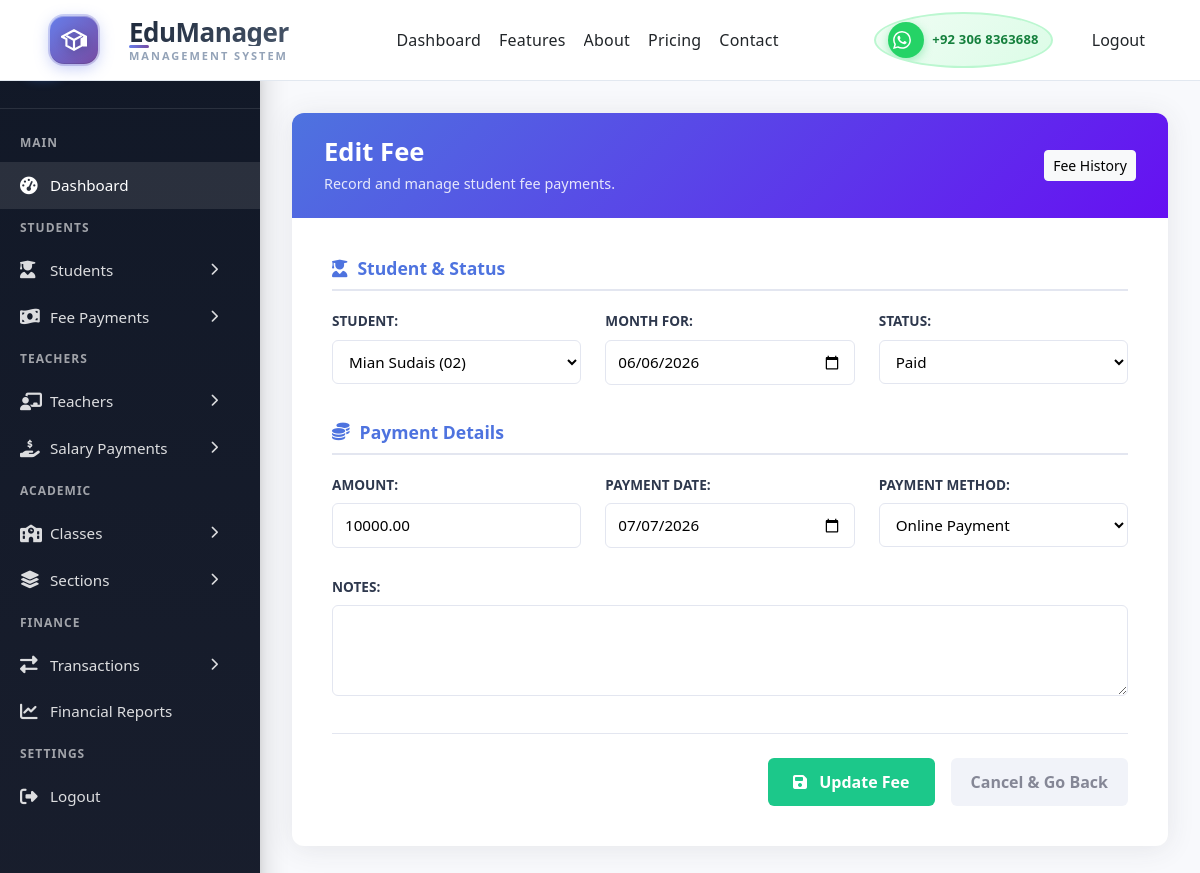
The app's page /fees/update/4/ (signed in) with its own data.
### base/models.py (models this page shows, shortened)
class Fee(models.Model):
    PAYMENT_METHODS = (
        ('cash', 'Cash'),
        ('bank', 'Bank Transfer'),
        ('check', 'Check'),
        ('online', 'Online Payment'),
    )
    STATUS_CHOICES = (
        ('paid', 'Paid'),
        ('pending', 'Pending'),
        ('partial', 'Partial'),
    )
    student = models.ForeignKey(
        Student,
        on_delete=models.CASCADE,
        related_name='fee_payments'
    )
    transaction = models.OneToOneField(
        Transaction,
        on_delete=models.CASCADE,
        related_name='fee_record',
        null=True,
        blank=True
    )
    status = models.CharField(max_length=10, choices=STATUS_CHOICES, default='paid')
    amount = models.DecimalField(max_digits=10, decimal_places=2, validators=[MinValueValidator(0)])
    month_for = models.DateField(help_text="Fee for which month/year", db_index=True)
    payment_date = models.DateField(default=timezone.now)
    payment_method = models.CharField(max_length=20, choices=PAYMENT_METHODS, default='cash')
    notes = models.TextField(blank=True)
    received_by = models.ForeignKey(
        User,
        on_delete=models.SET_NULL,
        null=True,
        blank=True,
        related_name="received_fees"
    )
    created_at = models.DateTimeField(auto_now_add=True)
    class Meta:
        ordering = ['-payment_date']
        constraints = [
            models.UniqueConstraint(
                    fields=['student','month_for'],
                    name='unique_student_fee_month'
                )
            ]
        verbose_name = 'Fee Payment'
        verbose_name_plural = 'Fee Payments'

### base/views.py (the view)
# urls.py: path('fees/update/<int:pk>/', views.fee_update, name='fee_update'),
@login_required(login_url='loginPage')
def fee_update(request,pk):
    fee = get_object_or_404(Fee, pk=pk)
    if request.method == 'POST':
        form = FeeForm(request.POST, instance=fee)
        if form.is_valid():
            form.save()
            messages.success(request, 'Fee payment updated successfully.')
            return redirect('fee_list')
        else:
            messages.error(request, 'Please correct the errors below.')
    else:
        form = FeeForm(instance=fee)
    return render(request, 'fees/fee_form.html', {'form': form, 'title': 'Edit Fee'})

### base/forms.py
class FeeForm(forms.ModelForm):
    class Meta:
        model = Fee
        exclude = ["transaction", "created_at", "received_by"]
        widgets = {
            'month_for': forms.DateInput(attrs={'type': 'date'}),
            'payment_date': forms.DateInput(attrs={'type': 'date'}),
            'notes': forms.Textarea(attrs={'rows': 3}),
        }

### base/models.py (called while the page is built)
    def __str__(self):
        return f"{self.first_name} {self.last_name} ({self.admission_number})"

### base/templates/fees/fee_form.html (shortened to what this page needs)
{% extends 'main.html' %}
{% load static %}
{% block content %}
<div class="sf-dashboard-layout">
    <div class="sf-sidebar">
        {% include 'sidebar.html' %}
    </div>
    <main class="sf-main-content">
        <div class="sf-card sf-animate">
            <div class="sf-header-box">
                <div class="sf-header-text">
                    <h1>{{ title }}</h1>
                    <p>Record and manage student fee payments.</p>
                </div>
                <a href="{% url 'fee_list' %}" class="btn btn-light btn-sm">Fee History</a>
            </div>
            <form method="POST" class="sf-body" novalidate>
                <div class="sf-section-block">
                    <h3><i class="fas fa-user-graduate"></i> Student & Status</h3>
                    <div class="sf-fields-row">
                        <div class="sf-field-group">
                            {{ form.student.label_tag }}{{ form.student }}
                        </div>
                        <div class="sf-field-group">
                            {{ form.month_for.label_tag }}{{ form.month_for }}
                        </div>
                        <div class="sf-field-group">
                            {{ form.status.label_tag }}{{ form.status }}
                        </div>
                    </div>
                </div>
                <div class="sf-section-block">
                    <h3><i class="fas fa-coins"></i> Payment Details</h3>
                    <div class="sf-fields-row">
                        <div class="sf-field-group">
                            {{ form.amount.label_tag }}{{ form.amount }}
                        </div>
                        <div class="sf-field-group">
                            {{ form.payment_date.label_tag }}{{ form.payment_date }}
                        </div>
                        <div class="sf-field-group">
                            {{ form.payment_method.label_tag }}{{ form.payment_method }}
                        </div>
                        <div class="sf-field-group sf-span-3">
                            {{ form.notes.label_tag }}{{ form.notes }}
                        </div>
                    </div>
                </div>
                <div class="sf-actions">
                    <button type="submit" class="sf-btn-save">
                        <i class="fas fa-save me-2"></i>
                        {% if form.instance.pk %}Update Fee{% else %}Save Fee{% endif %}
                    </button>
                    <a href="{% url 'fee_list' %}" class="sf-btn-back">
                        Cancel & Go Back
                    </a>
                </div>
            </form>
        </div>
    </main>
</div>
{% endblock %}

### static/styles/style_0.css (style rules this page uses)
*, *::before, *::after { box-sizing: border-box; }
body { margin: 0; padding: 0; font-family: 'Segoe UI', Tahoma, Geneva, Verdana, sans-serif; background: #f8fafc; }
:root { --primary: #0f172a; --primary-light: #1e293b; --accent: #3b82f6; --accent-glow: #60a5fa; --whatsapp: #25d366; --whatsapp-dark: #128c7e; --text: #64748b; --text-dark: #0f172a; --bg: #ffffff; --border: #e2e8f0; --shadow: 0 4px 6px -1px rgba(0, 0, 0, 0.1); --shadow-lg: 0 10px 15px -3px rgba(0, 0, 0, 0.1); --radius: 8px; --radius-lg: 12px; }
html { scroll-behavior: smooth; scroll-padding-top: 100px; }

### static/styles/navbar.css (style rules this page uses)
.btn { display: inline-flex; align-items: center; justify-content: center; font-size: 13px; font-weight: 600; text-decoration: none; padding: 8px 16px; border-radius: var(--radius); transition: all 0.3s cubic-bezier(0.4, 0, 0.2, 1); cursor: pointer; border: none; font-family: inherit; white-space: nowrap; flex-shrink: 0; position: relative; overflow: hidden; }
.btn::before { content: ''; position: absolute; top: 50%; left: 50%; width: 0; height: 0; border-radius: 50%; background: rgba(255, 255, 255, 0.3); transform: translate(-50%, -50%); transition: width 0.6s, height 0.6s; }

### static/styles/login.css (style rules this page uses)
:root { --color-primary: #3b82f6; --color-primary-hover: #2563eb; --color-primary-active: #1d4ed8; --color-secondary: #64748b; --color-success: #10b981; --color-error: #ef4444; --color-warning: #f59e0b; --color-info: #3b82f6; --color-white: #ffffff; --color-gray-50: #f8fafc; --color-gray-100: #f1f5f9; --color-gray-200: #e2e8f0; --color-gray-300: #cbd5e1; --color-gray-400: #94a3b8; --color-gray-500: #64748b; --color-gray-600: #475569; --color-gray-700: #334155; --color-gray-800: #1e293b; --color-gray-900: #0f172a; --font-sans: -apple-system, BlinkMacSystemFont, "Segoe UI", Roboto, "Helvetica Neue", Arial, sans-serif; --font-mono: ui-monospace, SFMono-Regular, "SF Mono", Menlo, Consolas, monospace; --space-1: 0.25rem; --space-2: 0.5rem; --space-3: 0.75rem; --space-4: 1rem; --space-5: 1.25rem; --space-6: 1.5rem; --space-8: 2rem; --space-10: 2.5rem; --radius-sm: 0.375rem; --radius-md: 0.5rem; --radius-lg: 0.75rem; --radius-xl: 1rem; --shadow-sm: 0 1px 2px 0 rgb(0 0 0 / 0.05); --shadow-md: 0 4px 6px -1px rgb(0 0 0 / 0.1), 0 2px 4px -2px rgb(0 0 0 / 0.1); --shadow-lg: 0 10px 15px -3px rgb(0 0 0 / 0.1), 0 4px 6px -4px rgb(0 0 0 / 0.1); --shadow-xl: 0 20px 25px -5px rgb(0 0 0 / 0.1), 0 8px 10px -6px rgb(0 0 0 / 0.1); --transition-fast: 150ms cubic-bezier(0.4, 0, 0.2, 1); --transition-base: 200ms cubic-bezier(0.4, 0, 0.2, 1); --transition-slow: 300ms cubic-bezier(0.4, 0, 0.2, 1); }

### static/styles/dashboard.css (style rules this page uses)
:root { --primary-50: #eff6ff; --primary-100: #dbeafe; --primary-200: #bfdbfe; --primary-500: #3b82f6; --primary-600: #2563eb; --primary-700: #1d4ed8; --primary-900: #1e3a8a; --success: #10b981; --success-light: #d1fae5; --warning: #f59e0b; --warning-light: #fef3c7; --danger: #ef4444; --danger-light: #fee2e2; --purple: #8b5cf6; --purple-light: #ede9fe; --gray-50: #f9fafb; --gray-100: #f3f4f6; --gray-200: #e5e7eb; --gray-300: #d1d5db; --gray-400: #9ca3af; --gray-500: #6b7280; --gray-600: #4b5563; --gray-700: #374151; --gray-800: #1f2937; --gray-900: #111827; --space-1: 0.25rem; --space-2: 0.5rem; --space-3: 0.75rem; --space-4: 1rem; --space-5: 1.25rem; --space-6: 1.5rem; --space-8: 2rem; --space-10: 2.5rem; --space-12: 3rem; --sidebar-width: 280px; --sidebar-collapsed: 80px; --header-height: 80px; --radius-sm: 0.375rem; --radius-md: 0.5rem; --radius-lg: 0.75rem; --radius-xl: 1rem; --radius-2xl: 1.5rem; --radius-full: 9999px; --shadow-sm: 0 1px 2px 0 rgb(0 0 0 / 0.05); --shadow-md: 0 4px 6px -1px rgb(0 0 0 / 0.1), 0 2px 4px -2px rgb(0 0 0 / 0.1); --shadow-lg: 0 10px 15px -3px rgb(0 0 0 / 0.1), 0 4px 6px -4px rgb(0 0 0 / 0.1); --shadow-xl: 0 20px 25px -5px rgb(0 0 0 / 0.1), 0 8px 10px -6px rgb(0 0 0 / 0.1); --shadow-glow: 0 0 20px rgba(59, 130, 246, 0.3); --transition-fast: 150ms cubic-bezier(0.4, 0, 0.2, 1); --transition-base: 200ms cubic-bezier(0.4, 0, 0.2, 1); --transition-slow: 300ms cubic-bezier(0.4, 0, 0.2, 1); --transition-spring: 500ms cubic-bezier(0.68, -0.55, 0.265, 1.55); }
* { margin: 0; padding: 0; box-sizing: border-box; }
html, body { margin: 0; padding: 0; width: 100%; max-width: 100%; overflow-x: hidden; height: 100vh; }

### static/styles/teacher_form.css (style rules this page uses)
:root { --tf-primary: #4e73df; --tf-success: #1cc88a; --tf-bg-light: #f8f9fc; --tf-text-dark: #2e384d; --tf-border: #e3e6f0; --tf-shadow: 0 0.15rem 1.75rem 0 rgba(58, 59, 69, 0.1); }

### static/styles/class_all.css (style rules this page uses)
:root { --tf-primary: #4f46e5; --tf-success: #10b981; --tf-danger: #ef4444; --tf-border: #e2e8f0; }

### records on screen
Fee: student "Mian Sudais (02)", month_for "06/06/2026", status "Paid", amount "10000.00", payment_date "07/07/2026", payment_method "Online Payment"

### other values on screen
{{ title }} "Edit Fee"
